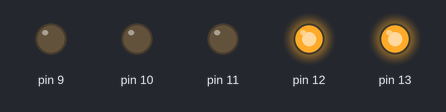
Simulated run of this sketch. Board: Arduino Uno, built with avr-gcc and run on an emulated ATmega328P. Parts: output pins drawn as LEDs (lit = HIGH).

Above: at 0.5 s.
At 1.5 s:
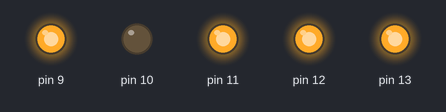
At 2.5 s:
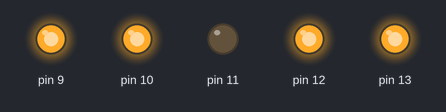
Timing chart, 0 to 3.5 s (numbered marks = the images above):
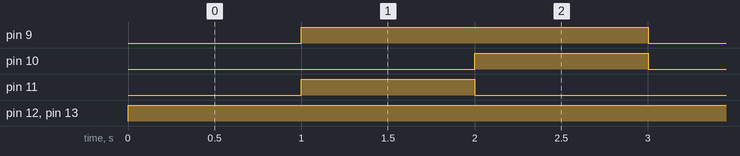

Measured:
- by itself, pin 9: alternates HIGH for 2.0 s and LOW for 1.0 s
- by itself, pin 10, pin 11: alternates HIGH for 1.0 s and LOW for 2.0 s
- by itself, pin 12, pin 13: LOW → HIGH at 0.00 s

The sketch:

src.ino
```cpp
#include "led_templ.h"

constexpr unsigned int PERIOD{2};
constexpr unsigned int HALF_PERIOD{PERIOD / 2};

using Builtin_LED = LED<13>;
using RGBT = RGB_LED<12, 11, 9, 10>;

void setup()
{
    Builtin_LED::init();
    RGBT::init();
    Serial.begin(115200);
}

void loop()
{
    Builtin_LED::on();
    RGBT::on();
    RGBT::clrRGB('w');
    delay_s(HALF_PERIOD);

    RGBT::on();
    RGBT::clrRGB('b');
    delay_s(HALF_PERIOD);

    RGBT::on();
    RGBT::clrRGB('r');
    delay_s(HALF_PERIOD);

    Builtin_LED::off();
}
```

led_templ.h
```cpp
template<int pin>
class LED {
    public:
    LED() {};
    static void init() {pinMode(pin, OUTPUT);}
    static void on() {digitalWrite(pin, HIGH);}
    static void off() {digitalWrite(pin, LOW);}
};

template<int pin, int rpin, int gpin, int bpin>
class RGB_LED {
    public:
    RGB_LED() {};

    static void init() {pinMode(pin, OUTPUT); pinMode(rpin, OUTPUT); pinMode(gpin, OUTPUT); pinMode(bpin, OUTPUT);}

    static void on() {digitalWrite(pin, HIGH);}

    static void redLightOn() {digitalWrite(rpin, LOW); digitalWrite(gpin, HIGH); digitalWrite(bpin, HIGH);}

    static void off() {digitalWrite(pin, LOW);}

    static void redLightOff() {digitalWrite(rpin, LOW); digitalWrite(gpin, LOW); digitalWrite(bpin, LOW);}

    static void clrRGB(char color) {
        switch (color) {
            case 'r':
                digitalWrite(rpin, LOW);
                digitalWrite(gpin, HIGH);
                digitalWrite(bpin, HIGH);
                break;
            case 'g':
                digitalWrite(rpin, HIGH);
                digitalWrite(gpin, LOW);
                digitalWrite(bpin, HIGH);
                break;
            case 'b':
                digitalWrite(rpin, HIGH);
                digitalWrite(gpin, HIGH);
                digitalWrite(bpin, LOW);
                break;
            case 'w':
                digitalWrite(rpin, LOW);
                digitalWrite(gpin, LOW);
                digitalWrite(bpin, LOW);
                break;
            default:
                Serial.print('?');
                break;
        }
    }
};

void delay_s(unsigned int s) {
    delay(s * 1000);
}
```
